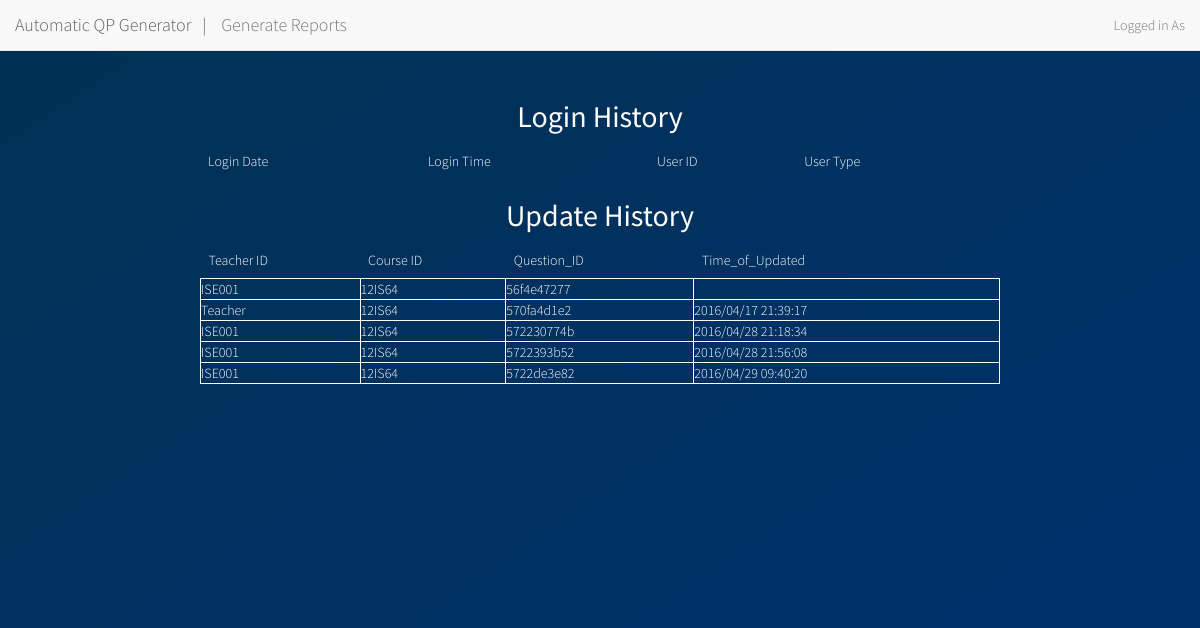
The app's page /admin/histrep.php with its own data.
### tables this page shows
CREATE TABLE `update_history` (
  `Teacher_ID` varchar(20) DEFAULT NULL,
  `Course_ID` varchar(10) DEFAULT NULL,
  `Question_id` varchar(10) DEFAULT NULL,
  `Time_of_update` text
);

### admin/histrep.php (the view, shortened to what this page needs)
<!DOCTYPE html>
<?php
$result = mysql_query("SELECT * FROM Update_History");
echo "<div class = 'wrapper'>
		<div class = 'container'>";
echo "<h2>Login History</h2>";
echo "<center><table>
<tr>
<th>Login Date</th>
<th>Login Time</th>
<th>User ID</th>
<th>User Type</th>
</tr>";
echo "</table></center>";
echo "<h2>Update History</h2>";
echo "<center><table>
<tr>
<th>Teacher ID</th>
<th>Course ID</th>
<th>Question_ID</th>
<th>Time_of_Updated</th>
</tr>";
while($row = mysql_fetch_array($result))
{
echo "<tr>";
echo "<td>" . $row['Teacher_ID'] . "</td>";
echo "<td>" .$row['Course_ID'] . "</td>";
echo "<td>" . $row['Question_id'] . "</td>";
echo "<td>" . $row['Time_of_update'] . "</td>";
echo "</tr>";
}
echo "</table></center>";
?>
<head>
  <link rel="stylesheet" href="http://maxcdn.bootstrapcdn.com/bootstrap/3.3.6/css/bootstrap.min.css">
  <link rel='stylesheet' href='style.css'>
 </head>
			<nav class="navbar navbar-default navbar-fixed-top">
  <div class="container-fluid">
    <div class="navbar-header">
      <a class="navbar-brand">Automatic QP Generator &nbsp   |  </a>
    </div>
	  <a class="navbar-brand" href='admindash.php'>Generate Reports</a>
    <div class="collapse navbar-collapse" id="myNavbar">
      <ul class="nav navbar-nav navbar-right">
        <li><a href="#lo">Logged in As     <?php echo $_SESSION["username"]; ?></a></li>
      </ul>
    </div>
  </div>
</nav></body></html>

### admin/style.css (style rules this page uses)
* { box-sizing: border-box; margin: 0; padding: 0; font-weight: 300; }
.wrapper { background: #50a3a2; background: -webkit-linear-gradient(top left, #003153 0%, #003170 100%); background: linear-gradient(to bottom right, #003153 0%, #003170 100%); position: absolute; top: 0%; left: 0; width: 100%; height: 100%; margin-top: 0; overflow: scroll; }
.container { max-width: 800px; margin: 0 auto; padding: 80px 0; height: 600px; text-align: center; }
table { border: 1px solid white; width: 100%; }
table, th { border: none; padding: 1%; background: transparent; }
table,td { border: 1px solid white; border-collapse: collapse; }
table,tr { padding: 10%; border: none; }

### records on screen
update_history: Teacher_ID "ISE001", Course_ID "12IS64", Question "56f4e47277"
update_history: Teacher_ID "Teacher", Course_ID "12IS64", Question "570fa4d1e2", Time_of_update "2016/04/17 21:39:17"
update_history: Teacher_ID "ISE001", Course_ID "12IS64", Question "572230774b", Time_of_update "2016/04/28 21:18:34"
update_history: Teacher_ID "ISE001", Course_ID "12IS64", Question "5722393b52", Time_of_update "2016/04/28 21:56:08"
update_history: Teacher_ID "ISE001", Course_ID "12IS64", Question "5722de3e82", Time_of_update "2016/04/29 09:40:20"
